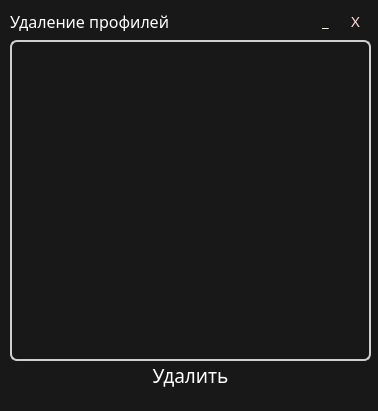
<?xml version="1.0" encoding="UTF-8"?>
<ui version="4.0">
 <class>ProfileDeleteWindow</class>
 <widget class="QMainWindow" name="ProfileDeleteWindow">
  <property name="geometry">
   <rect>
    <x>0</x>
    <y>0</y>
    <width>378</width>
    <height>411</height>
   </rect>
  </property>
  <property name="windowTitle">
   <string>Удаление профиля</string>
  </property>
  <property name="windowIcon">
   <iconset resource="resources.qrc">
    <normaloff>:/resources/logo.ico</normaloff>:/resources/logo.ico</iconset>
  </property>
  <property name="styleSheet">
   <string notr="true">QWidget {
	color: white;
	font-family: Rubik;
	background-color: #181818
}

QLineEdit {
	border: 2px solid #cfcfcf;
	border-radius: 4px;
}

QPushButton {
    background-color: transparent;
	border: none;
 	border-collapse: separate;
	border-radius: 5px;
}

QPushButton:hover {
    background-color: #999;
}

QPushButton:pressed {
    background-color: #666;
}

QListWidget {
	border: 2px solid #cfcfcf;
	border-radius: 7px;
}</string>
  </property>
  <widget class="QWidget" name="centralwidget">
   <widget class="QListWidget" name="listWidget">
    <property name="geometry">
     <rect>
      <x>10</x>
      <y>40</y>
      <width>361</width>
      <height>321</height>
     </rect>
    </property>
   </widget>
   <widget class="QPushButton" name="deleteProfileButton">
    <property name="geometry">
     <rect>
      <x>130</x>
      <y>360</y>
      <width>121</width>
      <height>31</height>
     </rect>
    </property>
    <property name="font">
     <font>
      <family>Rubik</family>
      <pointsize>14</pointsize>
     </font>
    </property>
    <property name="styleSheet">
     <string notr="true">border-radius: 7px;</string>
    </property>
    <property name="text">
     <string>Удалить</string>
    </property>
   </widget>
   <widget class="QPushButton" name="closeButton">
    <property name="geometry">
     <rect>
      <x>340</x>
      <y>10</y>
      <width>31</width>
      <height>21</height>
     </rect>
    </property>
    <property name="font">
     <font>
      <family>Rubik</family>
      <pointsize>11</pointsize>
     </font>
    </property>
    <property name="styleSheet">
     <string notr="true">color: #ffdbdc;</string>
    </property>
    <property name="text">
     <string>X</string>
    </property>
   </widget>
   <widget class="QPushButton" name="minimizeButton">
    <property name="geometry">
     <rect>
      <x>310</x>
      <y>10</y>
      <width>31</width>
      <height>21</height>
     </rect>
    </property>
    <property name="font">
     <font>
      <family>Rubik</family>
      <pointsize>11</pointsize>
     </font>
    </property>
    <property name="styleSheet">
     <string notr="true">color: #fffde0;</string>
    </property>
    <property name="text">
     <string>_</string>
    </property>
   </widget>
   <widget class="QLabel" name="title">
    <property name="geometry">
     <rect>
      <x>10</x>
      <y>10</y>
      <width>161</width>
      <height>21</height>
     </rect>
    </property>
    <property name="font">
     <font>
      <family>Rubik</family>
      <pointsize>12</pointsize>
      <weight>50</weight>
      <bold>false</bold>
     </font>
    </property>
    <property name="layoutDirection">
     <enum>Qt::LeftToRight</enum>
    </property>
    <property name="styleSheet">
     <string notr="true">QLabel {
	color: #fefefe;
}</string>
    </property>
    <property name="text">
     <string>&lt;html&gt;&lt;head/&gt;&lt;body&gt;&lt;p&gt;Удаление профилей&lt;/p&gt;&lt;/body&gt;&lt;/html&gt;</string>
    </property>
   </widget>
  </widget>
  <widget class="QStatusBar" name="statusbar"/>
  <action name="action">
   <property name="text">
    <string>Сбросить базу данных</string>
   </property>
  </action>
  <action name="action2">
   <property name="text">
    <string>Выйти</string>
   </property>
  </action>
  <action name="action_3">
   <property name="text">
    <string>Их нету</string>
   </property>
  </action>
 </widget>
 <resources>
  <include location="resources.qrc"/>
 </resources>
 <connections/>
</ui>
